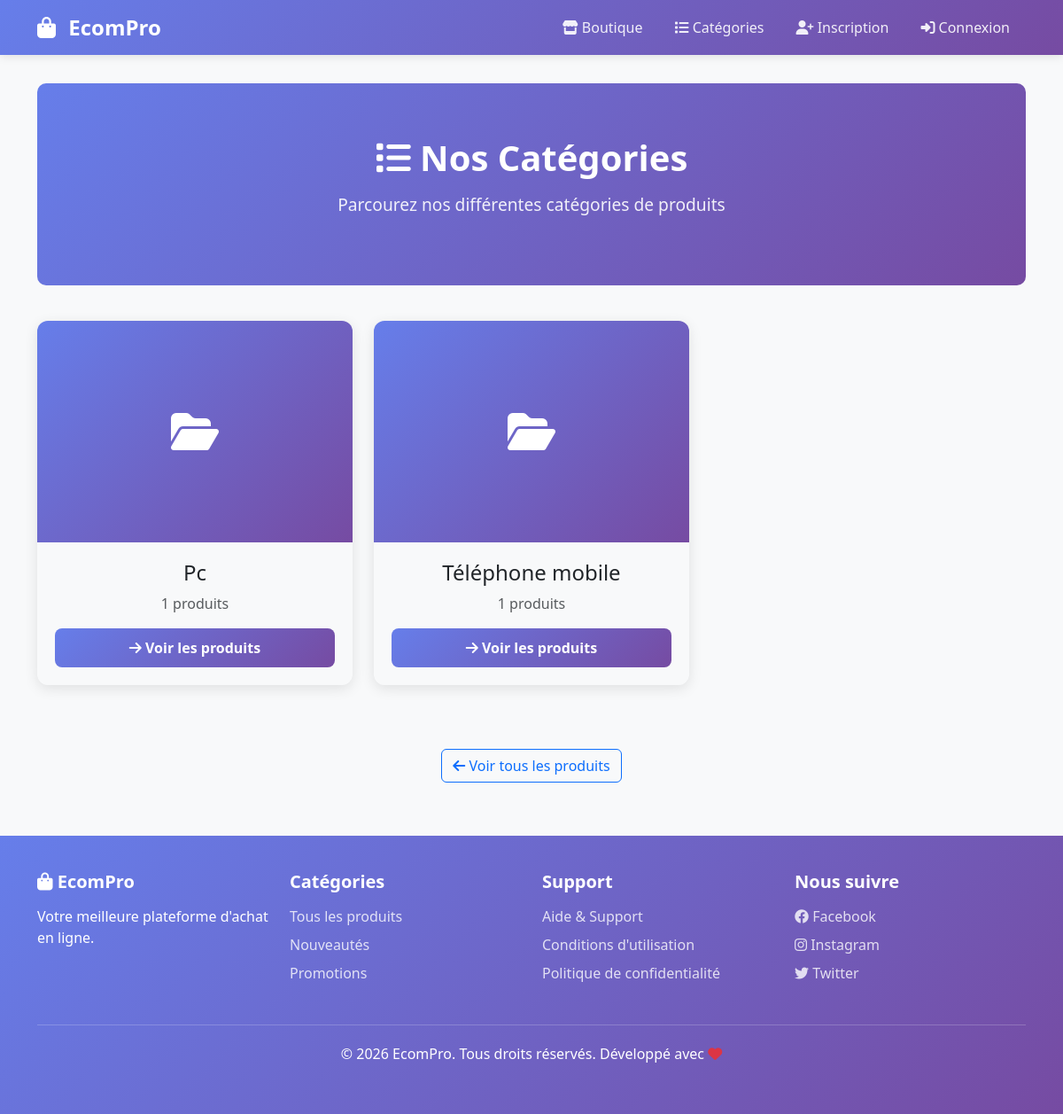
Page /products/categories/ on the committed database.
### products/models.py (models this page shows, shortened)
class Category(models.Model):
    name = models.CharField(max_length=255)
    created_at = models.DateTimeField(auto_now_add=True)

### products/views.py (the view)
# urls.py: path('categories/', views.category_list, name='category_list'),
def category_list(request):
    categories = Category.objects.all()
    return render(request, 'products/category_list.html', {'categories': categories})

### products/templates/products/category_list.html (shortened to what this page needs)
{% extends 'layout.html' %}
{% block content %}
<div class="hero-section">
    <h1><i class="fas fa-list"></i> Nos Catégories</h1>
    <p>Parcourez nos différentes catégories de produits</p>
</div>
<div class="row">
    {% for category in categories %}
    <div class="col-md-6 col-lg-4 mb-4">
        <div class="product-card" style="text-align: center;">
            <div class="product-image-container">
                <div class="no-image">
                    <i class="fas fa-folder-open fa-3x"></i>
                </div>
            </div>
            <div class="product-body">
                <h4>{{ category.name }}</h4>
                <p class="text-muted">{{ category.products.count }} produits</p>
                <a href="{% url 'category_detail' category.id %}" class="btn btn-primary-gradient w-100">
                    <i class="fas fa-arrow-right"></i> Voir les produits
                </a>
            </div>
        </div>
    </div>
    {% endfor %}
</div>
<div class="text-center mt-5">
    <a href="{% url 'product_list' %}" class="btn btn-outline-primary">
        <i class="fas fa-arrow-left"></i> Voir tous les produits
    </a>
</div>
{% endblock %}

### templates/layout.html (style rules this page uses)
* { margin: 0; padding: 0; box-sizing: border-box; }
body { font-family: 'Segoe UI', Tahoma, Geneva, Verdana, sans-serif; background-color: #f8f9fa; padding-top: 70px; }
.hero-section { background: linear-gradient(135deg, #667eea 0%, #764ba2 100%); color: white; padding: 60px 20px; text-align: center; border-radius: 10px; margin-bottom: 40px; }
.hero-section h1 { font-size: 2.5rem; font-weight: 700; margin-bottom: 15px; }
.hero-section p { font-size: 1.2rem; opacity: 0.9; }
.product-card { border: none; border-radius: 12px; box-shadow: 0 4px 15px rgba(0,0,0,0.1); transition: all 0.3s ease; height: 100%; overflow: hidden; }
.product-image-container { height: 250px; overflow: hidden; background-color: #f0f0f0; position: relative; }
.no-image { display: flex; align-items: center; justify-content: center; height: 100%; background: linear-gradient(135deg, #667eea 0%, #764ba2 100%); color: white; font-size: 1rem; }
.product-body { padding: 20px; }
.btn-primary-gradient { background: linear-gradient(135deg, #667eea 0%, #764ba2 100%); border: none; color: white; font-weight: 600; padding: 10px 20px; border-radius: 8px; transition: all 0.3s ease; }

### rows in the picture
Category: name "Pc", products.count "1"
Category: name "Téléphone mobile", products.count "1"
